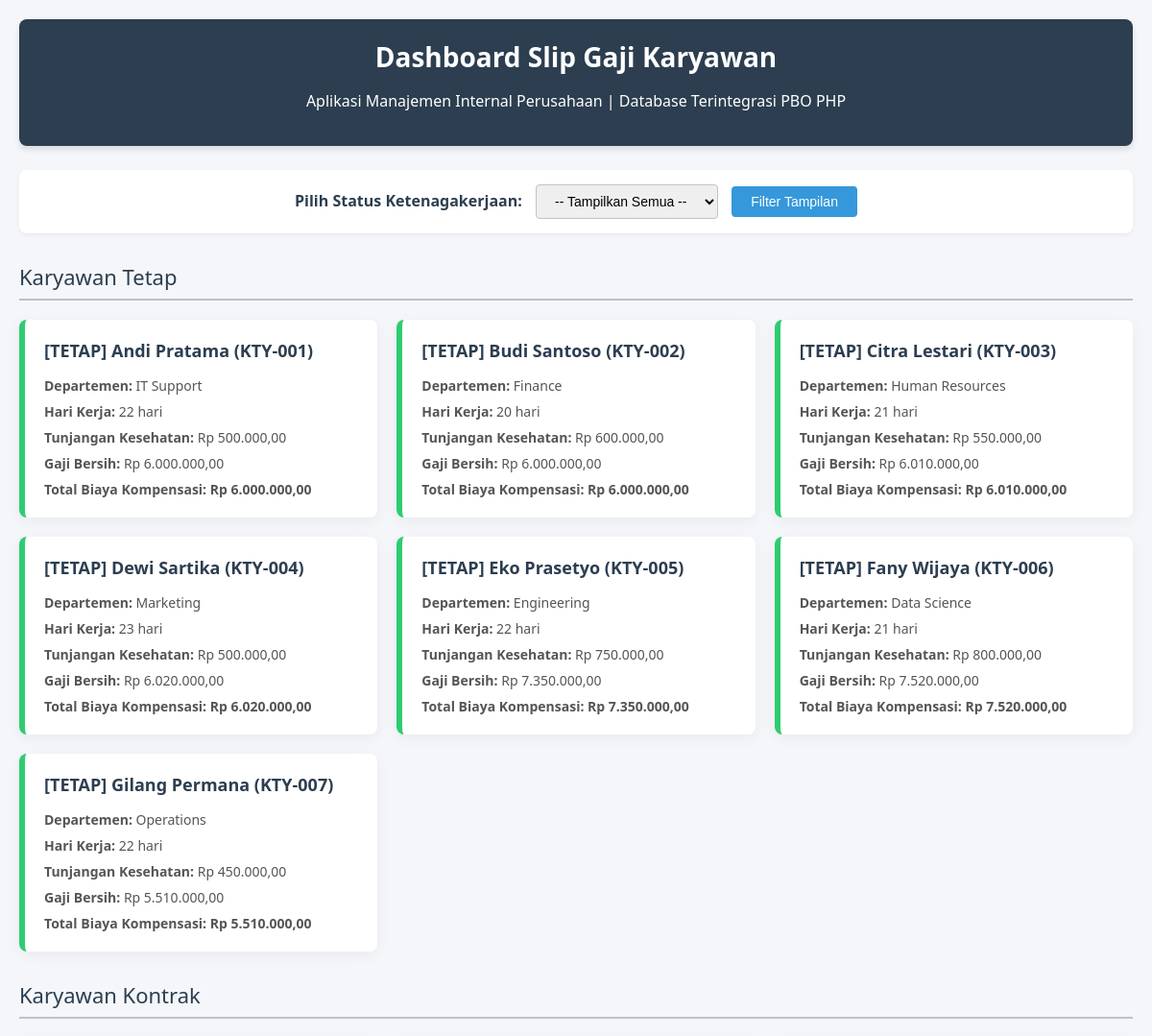
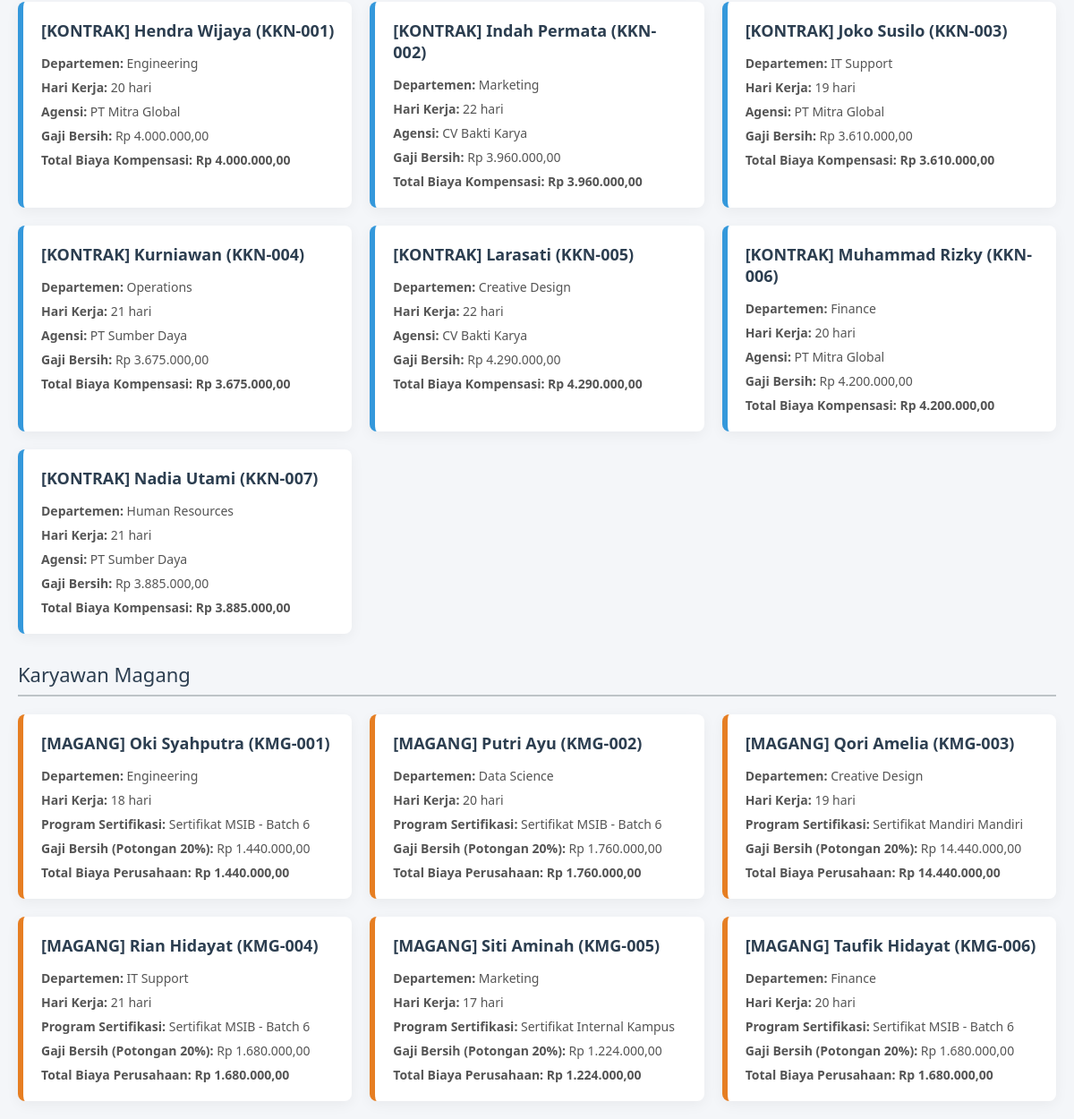
The page / on the database its author committed (2 pictures, top to bottom).
### tables this page shows
CREATE TABLE `tabel_karyawan` (
  `id_karyawan` varchar(10) NOT NULL,
  `nama_karyawan` varchar(100) NOT NULL,
  `departemen` varchar(50) NOT NULL,
  `hari_kerja_masuk` int NOT NULL,
  `gaji_dasar_per_hari` decimal(12,2) NOT NULL,
  `jenis_karyawan` enum('kontrak','tetap','magang') NOT NULL,
  `durasi_kontrak_bulan` int DEFAULT NULL,
  `agensi_penyalur` varchar(100) DEFAULT NULL,
  `tunjangan_kesehatan` decimal(12,2) DEFAULT NULL,
  `opsi_saham_id` varchar(20) DEFAULT NULL,
  `uang_saku_bulanan` decimal(12,2) DEFAULT NULL,
  `sertifikat_kampus_merdeka` varchar(100) DEFAULT NULL
);

### koneksi.php (called while the page is built, shortened)
<?php
abstract class Karyawan {
    public function __construct($id_karyawan, $nama_karyawan, $departemen, $hariKerjaMasuk, $gajiDasarPerHari) {
        $this->id_karyawan = $id_karyawan;
        $this->nama_karyawan = $nama_karyawan;
        $this->departemen = $departemen;
        $this->hariKerjaMasuk = $hariKerjaMasuk;
        $this->gajiDasarPerHari = $gajiDasarPerHari;
    }
}

### karyawanTetap.php (the view, shortened to what this page needs)
<?php
require_once 'koneksi.php';
class KaryawanTetap extends Karyawan {
    private $tunjanganKesehatan;
    public function __construct($id_karyawan, $nama_karyawan, $departemen, $hariKerjaMasuk, $gajiDasarPerHari, $tunjanganKesehatan, $opsiSahamId) {
        $this->tunjanganKesehatan = $tunjanganKesehatan;
    }
    public function hitungGajiBersih() {
        return ($this->hariKerjaMasuk * $this->gajiDasarPerHari) + $this->tunjanganKesehatan;
    }
    public function hitungTotalBiaya() {
        return $this->hitungGajiBersih();
    }
    public function tampilkanProfilKaryawan() {
        return "
        <div class='card-karyawan tetap'>
            <h3>[TETAP] {$this->nama_karyawan} ({$this->id_karyawan})</h3>
            <p><strong>Departemen:</strong> {$this->departemen}</p>
            <p><strong>Hari Kerja:</strong> {$this->hariKerjaMasuk} hari</p>
            <p><strong>Tunjangan Kesehatan:</strong> Rp " . number_format($this->tunjanganKesehatan, 2, ',', '.') . "</p>
            <p><strong>Gaji Bersih:</strong> Rp " . number_format($this->hitungGajiBersih(), 2, ',', '.') . "</p>
            <p class='gaji'><strong>Total Biaya Kompensasi:</strong> Rp " . number_format($this->hitungTotalBiaya(), 2, ',', '.') . "</p>
        </div>";
    }
}
$daftarKaryawanTetap = [];
$query_tetap = "SELECT * FROM tabel_karyawan WHERE jenis_karyawan = 'tetap'";
$result_tetap = mysqli_query($koneksi, $query_tetap);
if ($result_tetap) {
    while ($row = mysqli_fetch_assoc($result_tetap)) {
        $daftarKaryawanTetap[] = new KaryawanTetap(
            $row['id_karyawan'], $row['nama_karyawan'], $row['departemen'],
            $row['hari_kerja_masuk'], $row['gaji_dasar_per_hari'],
            $row['tunjangan_kesehatan'], $row['opsi_saham_id']
        );
    }
}

### index.php (shortened to what this page needs)
<?php
require_once 'KaryawanTetap.php';
require_once 'KaryawanKontrak.php';
require_once 'KaryawanMagang.php';
$pilihan_kategori = isset($_GET['kategori']) ? $_GET['kategori'] : 'semua';
?>
<!DOCTYPE html>
<html lang="id">
<head>
</head>
<body>
    <div class="header">
        <h1>Dashboard Slip Gaji Karyawan</h1>
        <p>Aplikasi Manajemen Internal Perusahaan | Database Terintegrasi PBO PHP</p>
    </div>
    <div class="filter-container">
        <form method="GET" action="">
            <label for="kategori">Pilih Status Ketenagakerjaan:</label>
            <select name="kategori" id="kategori">
                <option value="semua" <?php if($pilihan_kategori == 'semua') echo 'selected'; ?>>-- Tampilkan Semua --</option>
            </select>
            <button type="submit">Filter Tampilan</button>
        </form>
    </div>
    <?php if ($pilihan_kategori == 'semua' || $pilihan_kategori == 'tetap'): ?>
        <div class="section-title">Karyawan Tetap</div>
        <div class="grid-container">
            <?php
            if (!empty($daftarKaryawanTetap)) {
                foreach ($daftarKaryawanTetap as $karyawan) {
                    echo $karyawan->tampilkanProfilKaryawan();
                }
            } else { echo "<p>Tidak ada data karyawan tetap.</p>"; }
            ?>
        </div>
    <?php endif; ?>
    <?php if ($pilihan_kategori == 'semua' || $pilihan_kategori == 'kontrak'): ?>
        <div class="section-title">Karyawan Kontrak</div>
        <div class="grid-container">
            <?php
            if (!empty($daftarKaryawanKontrak)) {
                foreach ($daftarKaryawanKontrak as $karyawan) {
                    echo $karyawan->tampilkanProfilKaryawan();
                }
            } else { echo "<p>Tidak ada data karyawan kontrak.</p>"; }
            ?>
        </div>
    <?php endif; ?>
    <?php if ($pilihan_kategori == 'semua' || $pilihan_kategori == 'magang'): ?>
        <div class="section-title">Karyawan Magang</div>
        <div class="grid-container">
            <?php
            if (!empty($daftarKaryawanMagang)) {
                foreach ($daftarKaryawanMagang as $karyawan) {
                    echo $karyawan->tampilkanProfilKaryawan();
                }
            } else { echo "<p>Tidak ada data karyawan magang.</p>"; }
            ?>
        </div>
    <?php endif; ?>
</body>
</html>

### karyawanKontrak.php (shortened to what this page needs)
<?php
require_once 'koneksi.php';
class KaryawanKontrak extends Karyawan {
    private $agensiPenyalur;
    public function __construct($id_karyawan, $nama_karyawan, $departemen, $hariKerjaMasuk, $gajiDasarPerHari, $durasiKontrakBulan, $agensiPenyalur) {
        $this->agensiPenyalur = $agensiPenyalur;
    }
    public function hitungGajiBersih() {
        return $this->hariKerjaMasuk * $this->gajiDasarPerHari;
    }
    public function hitungTotalBiaya() {
        return $this->hitungGajiBersih();
    }
    public function tampilkanProfilKaryawan() {
        return "
        <div class='card-karyawan kontrak'>
            <h3>[KONTRAK] {$this->nama_karyawan} ({$this->id_karyawan})</h3>
            <p><strong>Departemen:</strong> {$this->departemen}</p>
            <p><strong>Hari Kerja:</strong> {$this->hariKerjaMasuk} hari</p>
            <p><strong>Agensi:</strong> {$this->agensiPenyalur}</p>
            <p><strong>Gaji Bersih:</strong> Rp " . number_format($this->hitungGajiBersih(), 2, ',', '.') . "</p>
            <p class='gaji'><strong>Total Biaya Kompensasi:</strong> Rp " . number_format($this->hitungTotalBiaya(), 2, ',', '.') . "</p>
        </div>";
    }
}
$daftarKaryawanKontrak = [];
$query_kontrak = "SELECT * FROM tabel_karyawan WHERE jenis_karyawan = 'kontrak'";
$result_kontrak = mysqli_query($koneksi, $query_kontrak);
if ($result_kontrak) {
    while ($row = mysqli_fetch_assoc($result_kontrak)) {
        $daftarKaryawanKontrak[] = new KaryawanKontrak(
            $row['id_karyawan'], $row['nama_karyawan'], $row['departemen'],
            $row['hari_kerja_masuk'], $row['gaji_dasar_per_hari'],
            $row['durasi_kontrak_bulan'], $row['agensi_penyalur']
        );
    }
}

### karyawanMagang.php (shortened to what this page needs)
<?php
require_once 'koneksi.php';
class KaryawanMagang extends Karyawan {
    private $sertifikatKampusMerdeka;
    public function __construct($id_karyawan, $nama_karyawan, $departemen, $hariKerjaMasuk, $gajiDasarPerHari, $sertifikatKampusMerdeka) {
        $this->sertifikatKampusMerdeka = $sertifikatKampusMerdeka;
    }
    public function hitungGajiBersih() {
        return ($this->hariKerjaMasuk * $this->gajiDasarPerHari) * 0.80;
    }
    public function hitungTotalBiaya() {
        return $this->hitungGajiBersih();
    }
    public function tampilkanProfilKaryawan() {
        return "
        <div class='card-karyawan magang'>
            <h3>[MAGANG] {$this->nama_karyawan} ({$this->id_karyawan})</h3>
            <p><strong>Departemen:</strong> {$this->departemen}</p>
            <p><strong>Hari Kerja:</strong> {$this->hariKerjaMasuk} hari</p>
            <p><strong>Program Sertifikasi:</strong> {$this->sertifikatKampusMerdeka}</p>
            <p><strong>Gaji Bersih (Potongan 20%):</strong> Rp " . number_format($this->hitungGajiBersih(), 2, ',', '.') . "</p>
            <p class='gaji'><strong>Total Biaya Perusahaan:</strong> Rp " . number_format($this->hitungTotalBiaya(), 2, ',', '.') . "</p>
        </div>";
    }
}
$daftarKaryawanMagang = [];
$query_magang = "SELECT * FROM tabel_karyawan WHERE jenis_karyawan = 'magang'";
$result_magang = mysqli_query($koneksi, $query_magang);
if ($result_magang) {
    while ($row = mysqli_fetch_assoc($result_magang)) {
        $daftarKaryawanMagang[] = new KaryawanMagang(
            $row['id_karyawan'],
            $row['nama_karyawan'],
            $row['departemen'],
            $row['hari_kerja_masuk'],
            $row['gaji_dasar_per_hari'],
            $row['sertifikat_kampus_merdeka']
        );
    }
}

### index.php (style rules this page uses)
body { font-family: 'Segoe UI', Arial, sans-serif; background-color: #f4f6f9; margin: 0; padding: 20px; color: #333; }
.header { text-align: center; padding: 20px; background-color: #2c3e50; color: white; border-radius: 8px; margin-bottom: 25px; box-shadow: 0 4px 6px rgba(0,0,0,0.1); }
.header h1 { margin: 0; font-size: 28px; }
.filter-container { background: white; padding: 15px; border-radius: 8px; box-shadow: 0 2px 5px rgba(0,0,0,0.05); margin-bottom: 30px; text-align: center; }
.filter-container label { font-weight: bold; font-size: 16px; margin-right: 10px; color: #2c3e50; }
.filter-container select { padding: 8px 15px; font-size: 14px; border-radius: 4px; border: 1px solid #bdc3c7; outline: none; cursor: pointer; }
.filter-container button { padding: 8px 20px; font-size: 14px; background-color: #3498db; color: white; border: none; border-radius: 4px; margin-left: 10px; cursor: pointer; transition: background 0.2s; }
.section-title { font-size: 22px; color: #2c3e50; border-bottom: 2px solid #bdc3c7; padding-bottom: 8px; margin-top: 30px; margin-bottom: 20px; }
.grid-container { display: grid; grid-template-columns: repeat(auto-fill, minmax(320px, 1fr)); gap: 20px; }
.card-karyawan { background: white; border-radius: 8px; box-shadow: 0 4px 15px rgba(0,0,0,0.05); padding: 20px; border-left: 6px solid #ccc; transition: transform 0.2s; }
.tetap { border-left-color: #2ecc71; }
.kontrak { border-left-color: #3498db; }
.magang { border-left-color: #e67e22; }
.card-karyawan h3 { margin-top: 0; margin-bottom: 15px; color: #2c3e50; font-size: 18px; }
.card-karyawan p { margin: 8px 0; font-size: 14px; color: #555; }
.gaji { font-weight: bold; color: #27ae60; font-size: 16px; margin: 5px 0 0 0 !important; }

### rows shown on the page
tabel_karyawan: nama_karyawan "Andi Pratama", id_karyawan "KTY-001", departemen "IT Support", hari_kerja_masuk "22", tunjangan_kesehatan "500.000,00", $this->hitungGajiBersih() "6.000.000,00", $this->hitungTotalBiaya() "6.000.000,00"
tabel_karyawan: nama_karyawan "Budi Santoso", id_karyawan "KTY-002", departemen "Finance", hari_kerja_masuk "20", tunjangan_kesehatan "600.000,00", $this->hitungGajiBersih() "6.000.000,00", $this->hitungTotalBiaya() "6.000.000,00"
tabel_karyawan: nama_karyawan "Citra Lestari", id_karyawan "KTY-003", departemen "Human Resources", hari_kerja_masuk "21", tunjangan_kesehatan "550.000,00", $this->hitungGajiBersih() "6.010.000,00", $this->hitungTotalBiaya() "6.010.000,00"
tabel_karyawan: nama_karyawan "Dewi Sartika", id_karyawan "KTY-004", departemen "Marketing", hari_kerja_masuk "23", tunjangan_kesehatan "500.000,00", $this->hitungGajiBersih() "6.020.000,00", $this->hitungTotalBiaya() "6.020.000,00"
tabel_karyawan: nama_karyawan "Eko Prasetyo", id_karyawan "KTY-005", departemen "Engineering", hari_kerja_masuk "22", tunjangan_kesehatan "750.000,00", $this->hitungGajiBersih() "7.350.000,00", $this->hitungTotalBiaya() "7.350.000,00"
tabel_karyawan: nama_karyawan "Fany Wijaya", id_karyawan "KTY-006", departemen "Data Science", hari_kerja_masuk "21", tunjangan_kesehatan "800.000,00", $this->hitungGajiBersih() "7.520.000,00", $this->hitungTotalBiaya() "7.520.000,00"
tabel_karyawan: nama_karyawan "Gilang Permana", id_karyawan "KTY-007", departemen "Operations", hari_kerja_masuk "22", tunjangan_kesehatan "450.000,00", $this->hitungGajiBersih() "5.510.000,00", $this->hitungTotalBiaya() "5.510.000,00"
tabel_karyawan: nama_karyawan "Hendra Wijaya", id_karyawan "KKN-001", departemen "Engineering", hari_kerja_masuk "20", agensi_penyalur "PT Mitra Global", $this->hitungGajiBersih() "4.000.000,00", $this->hitungTotalBiaya() "4.000.000,00"
tabel_karyawan: nama_karyawan "Indah Permata", id_karyawan "KKN-002", departemen "Marketing", hari_kerja_masuk "22", agensi_penyalur "CV Bakti Karya", $this->hitungGajiBersih() "3.960.000,00", $this->hitungTotalBiaya() "3.960.000,00"
tabel_karyawan: nama_karyawan "Joko Susilo", id_karyawan "KKN-003", departemen "IT Support", hari_kerja_masuk "19", agensi_penyalur "PT Mitra Global", $this->hitungGajiBersih() "3.610.000,00", $this->hitungTotalBiaya() "3.610.000,00"
tabel_karyawan: nama_karyawan "Kurniawan", id_karyawan "KKN-004", departemen "Operations", hari_kerja_masuk "21", agensi_penyalur "PT Sumber Daya", $this->hitungGajiBersih() "3.675.000,00", $this->hitungTotalBiaya() "3.675.000,00"
tabel_karyawan: nama_karyawan "Larasati", id_karyawan "KKN-005", departemen "Creative Design", hari_kerja_masuk "22", agensi_penyalur "CV Bakti Karya", $this->hitungGajiBersih() "4.290.000,00", $this->hitungTotalBiaya() "4.290.000,00"
tabel_karyawan: nama_karyawan "Muhammad Rizky", id_karyawan "KKN-006", departemen "Finance", hari_kerja_masuk "20", agensi_penyalur "PT Mitra Global", $this->hitungGajiBersih() "4.200.000,00", $this->hitungTotalBiaya() "4.200.000,00"
tabel_karyawan: nama_karyawan "Nadia Utami", id_karyawan "KKN-007", departemen "Human Resources", hari_kerja_masuk "21", agensi_penyalur "PT Sumber Daya", $this->hitungGajiBersih() "3.885.000,00", $this->hitungTotalBiaya() "3.885.000,00"
tabel_karyawan: nama_karyawan "Oki Syahputra", id_karyawan "KMG-001", departemen "Engineering", hari_kerja_masuk "18", sertifikat_kampus_merdeka "Sertifikat MSIB - Batch 6", $this->hitungGajiBersih() "1.440.000,00", $this->hitungTotalBiaya() "1.440.000,00"
tabel_karyawan: nama_karyawan "Putri Ayu", id_karyawan "KMG-002", departemen "Data Science", hari_kerja_masuk "20", sertifikat_kampus_merdeka "Sertifikat MSIB - Batch 6", $this->hitungGajiBersih() "1.760.000,00", $this->hitungTotalBiaya() "1.760.000,00"
tabel_karyawan: nama_karyawan "Qori Amelia", id_karyawan "KMG-003", departemen "Creative Design", hari_kerja_masuk "19", sertifikat_kampus_merdeka "Sertifikat Mandiri Mandiri", $this->hitungGajiBersih() "14.440.000,00", $this->hitungTotalBiaya() "14.440.000,00"
tabel_karyawan: nama_karyawan "Rian Hidayat", id_karyawan "KMG-004", departemen "IT Support", hari_kerja_masuk "21", sertifikat_kampus_merdeka "Sertifikat MSIB - Batch 6", $this->hitungGajiBersih() "1.680.000,00", $this->hitungTotalBiaya() "1.680.000,00"
tabel_karyawan: nama_karyawan "Siti Aminah", id_karyawan "KMG-005", departemen "Marketing", hari_kerja_masuk "17", sertifikat_kampus_merdeka "Sertifikat Internal Kampus", $this->hitungGajiBersih() "1.224.000,00", $this->hitungTotalBiaya() "1.224.000,00"
tabel_karyawan: nama_karyawan "Taufik Hidayat", id_karyawan "KMG-006", departemen "Finance", hari_kerja_masuk "20", sertifikat_kampus_merdeka "Sertifikat MSIB - Batch 6", $this->hitungGajiBersih() "1.680.000,00", $this->hitungTotalBiaya() "1.680.000,00"
